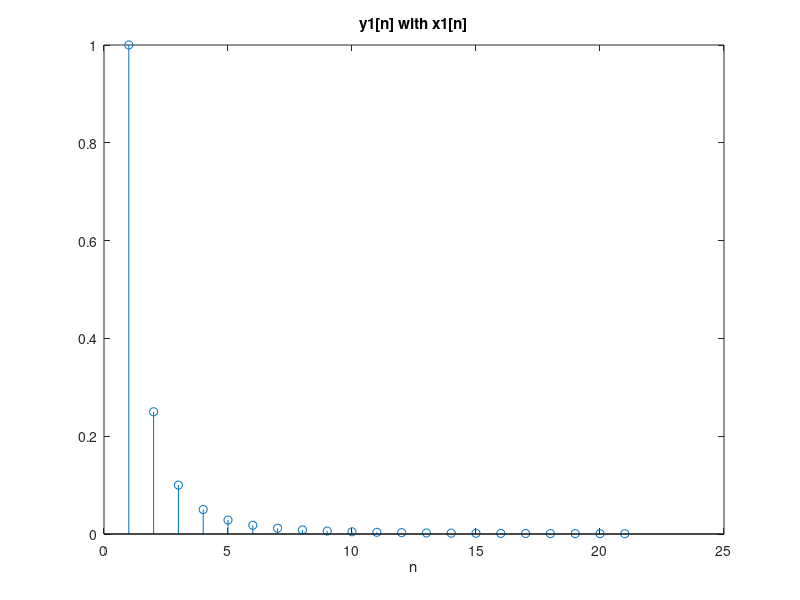
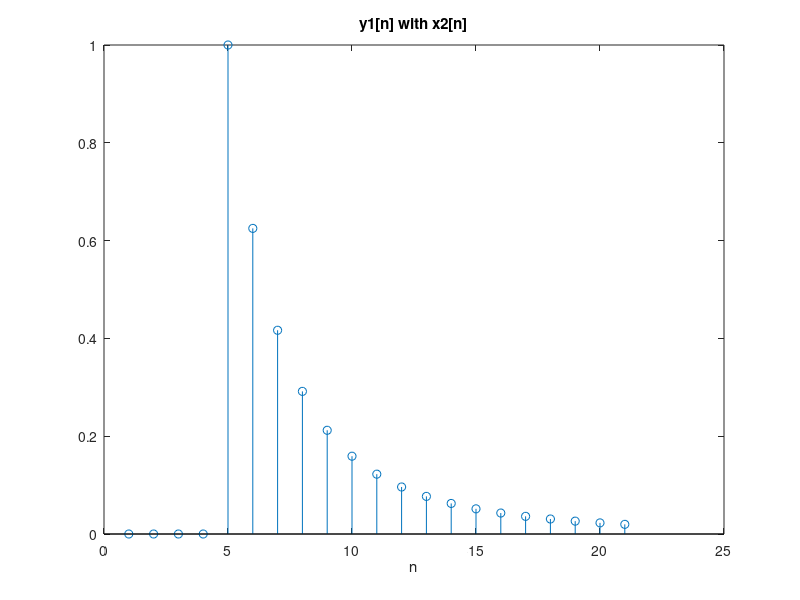
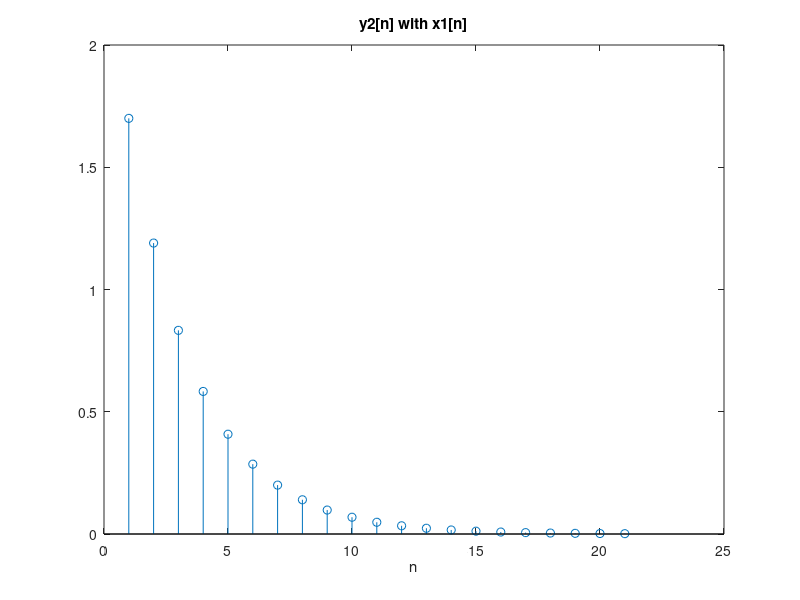
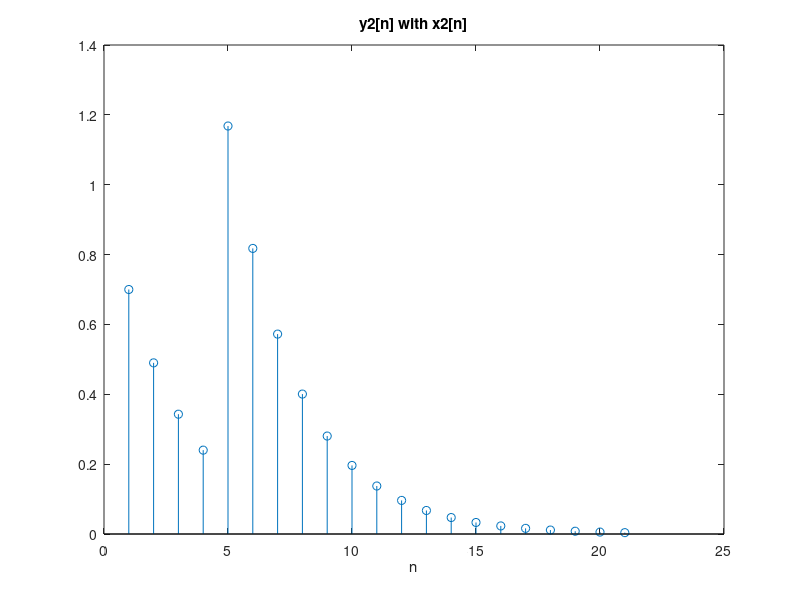

The MATLAB source for these figures, in order:
n = 0:20;
y1=zeros(1,length(n));
y2=zeros(1,length(n));
x1=[1,zeros(1,20)];
x2=[zeros(1,4),1,zeros(1,16)];
for n=0:20
    if n-1==-1
        y1(1)=1;
    else
        y1(n+1) = n/(n+3)*y1(n)+x1(n+1);
    end
        

end
figure(1);
stem(y1);
title('y1[n] with x1[n]');
xlabel('n');
for n=0:20
    if n-1==-1
        y1(1)=0;
        
    else
        y1(n+1) = n/(n+3)*y1(n)+x2(n+1);
    end
end
figure(2);
stem(y1);
title('y1[n] with x2[n]');
xlabel('n');

for n=0:20
    if n-1==-1
        y2(1)=0.7*1+x1(n+1);
    else
        y2(n+1) = 0.7*y2(n)+x1(n+1);
    end
end
figure(3);
stem(y2);
title('y2[n] with x1[n]');
xlabel('n');

for n=0:20
    if n-1==-1
        y2(1) = 0.7*1+x2(n+1);
    else
        y2(n+1)=0.7*y2(n)+x2(n+1);
    end
end
figure(4)
stem(y2)
title('y2[n] with x2[n]');
xlabel('n');